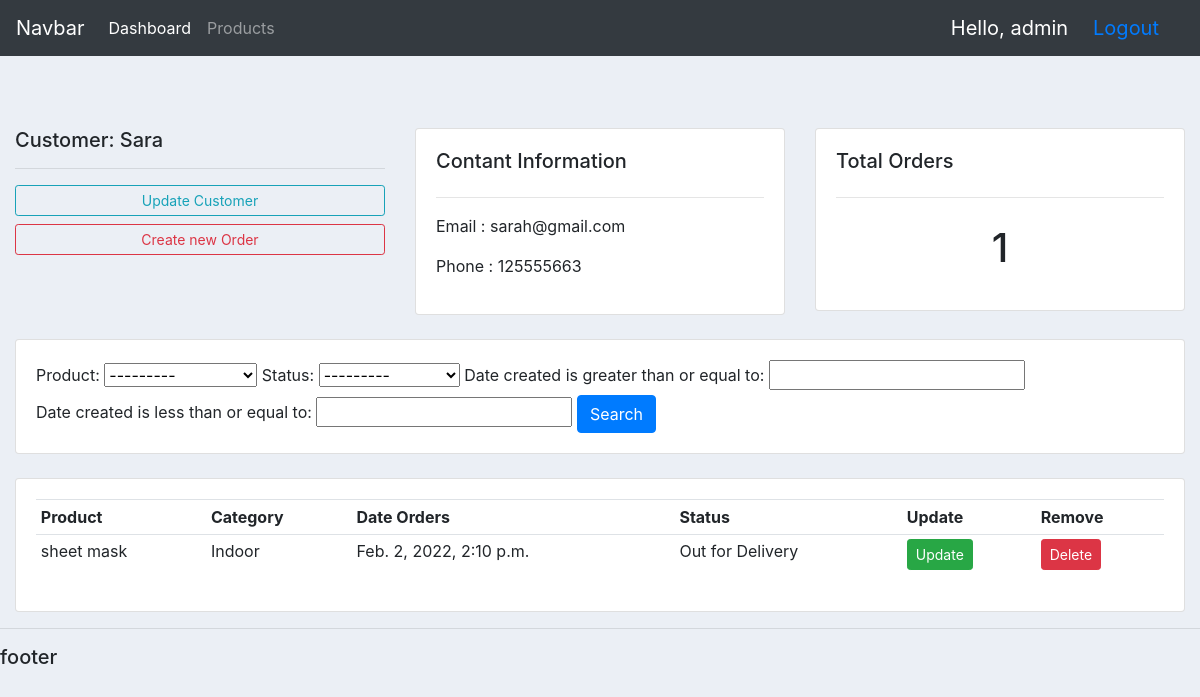
The app's page /customer/1/ (signed in) with its own data.
### cus_manage_app/models.py (models this page shows, shortened)
class Customer(models.Model):
    user = models.OneToOneField(User, blank=True, null=True, on_delete=models.CASCADE)
    name = models.CharField(max_length=200, null=True)
    email = models.CharField(max_length=200, null=True)
    phone = models.CharField(max_length=200, null=True)
    profile_img = models.ImageField(null=True,default='default_img.jpeg', blank=True)
    date_created = models.DateTimeField(auto_now_add=True, null=True)

class Order(models.Model):
    STATUS = (
        ('Pending', 'Pending'),
        ('Out for Delivery', 'Out for Delivery'),
        ('Delivered', 'Delivered')
    )
    customer = models.ForeignKey(Customer, null=True, on_delete=models.SET_NULL)
    product = models.ForeignKey(Product, null=True, on_delete=models.SET_NULL)
    date_created = models.DateTimeField(auto_now_add=True, null=True)
    status = models.CharField(max_length=200, null=True, choices=STATUS)

class Product(models.Model):
    CATEGORY = (
        ('Indoor', 'Indoor'),
        ('Outdoor', 'Outdoor')
    )
    name = models.CharField(max_length=200, null=True)
    price = models.FloatField(max_length=20, null=True)
    category = models.CharField(max_length=200, null=True, choices=CATEGORY)
    description = models.CharField(max_length=200, null=True, blank=True)
    date_created = models.DateTimeField(auto_now_add=True, null=True)
    tag = models.ManyToManyField(Tag)
    def __str__(self):
        return self.name

### cus_manage_app/decorators.py (the view)
        def wrapper_func(request, *args, **kwargs):
            group = None
            if request.user.groups.exists():
                group = request.user.groups.all()[0].name
            if group in allowed_roles:
                return view_function(request, *args, **kwargs)
            else:
                return HttpResponse('You are not authorised to view this page')

### cus_manage_app/views.py (called while the page is built)
@login_required(login_url='login')
@allowed_users(allowed_roles=['admin'])
def customer(request, pk):
    customer = Customer.objects.get(id=pk)
    orders = customer.order_set.all()
    order_count = orders.count()
    myFilter = OrderFilter(request.GET, queryset=orders)
    orders = myFilter.qs
    context = {
        'customer': customer,
        'orders': orders,
        'order_count': order_count,
        'myFilter':  myFilter
        }
    return render(request, 'customer.html', context)

### cus_manage_app/templates/customer.html
{% extends 'base.html' %}
{% block content %}
<br>
<div class="row">
    <div class="col-md">
        <h5>Customer: {{customer.name}}</h5>
        <hr>
        <a class="btn btn-outline-info btn-sm btn-block" href="">Update Customer</a>
        <a class="btn btn-outline-danger btn-sm btn-block" href="{% url 'create_order' customer.id %}">Create new Order</a>
    </div>
    <div class="col-md">
        <div class="card card-body">
            <h5>Contant Information</h5>
            <hr>
            <p>Email : {{customer.email}}</p>
            <p>Phone : {{customer.phone}}</p>
        </div>
    </div>
    <div class="col-md">
        <div class="card card-body">
            <h5>Total Orders</h5>
            <hr>
            <h1 style="text-align: center; padding: 10px;">{{order_count}}</h1>
        </div>
    </div>
</div>
<br>
<div class="row">
    <div class="col">
        <div class="card card-body">
            <form method="get">
                {{myFilter.form}}
                <button class="btn btn-primary">Search</button>
            </form>
        </div>
    </div>
</div>
<br>
<div class="row">
    <div class="col-md">
        <div class="card card-body">
            <table class="table table-sm">
                <tr>
                    <th>Product</th>
                    <th>Category</th>
                    <th>Date Orders</th>
                    <th>Status</th>
                    <th>Update</th>
                    <th>Remove</th>
                </tr>
                {% for i in orders %}
                    <tr>
                        <td>{{i.product}}</td>
                        <td>{{i.product.category}}</td>
                        <td>{{i.date_created}}</td>
                        <td>{{i.status}}</td>
                        <td><a class="btn btn-sm btn-success" href="{% url 'update_order' i.id %}">Update</a></td>
                        <td><a class="btn btn-sm btn-danger" href="{% url 'delete_order' i.id %}">Delete</a></td>
                    </tr>
                {% endfor %}
            </table>
        </div>
    </div>
</div>
{% endblock %}

### cus_manage_app/templates/navbar.html (shortened to what this page needs)
{% load static %}
<nav class="navbar navbar-expand-lg navbar-dark bg-dark">
    <a class="navbar-brand" href="#">Navbar</a>
    <div class="collapse navbar-collapse" id="navbarNav">
      <ul class="navbar-nav">
        {% if request.user.is_staff %}
        <li class="nav-item active">
          <a class="nav-link" href="{% url 'home' %}">Dashboard <span class="sr-only">(current)</span></a>
        </li>
        <li class="nav-item">
          <a class="nav-link" href="{% url 'products' %}">Products</a>
        </li>
        {% else %}
        <li class="nav-item">
          <a class="nav-link" href="{% url 'user-profile' %}">Settings</a>
        </li>
        {% endif %}
      </ul>
    </div>
    <span class="dashboard-username">Hello, {{request.user}} </span>
    <br>
    <span class="dashboard-username"><a href="{% url 'logout' %}">Logout</a></span>
  </nav>

### static/css/main.css (style rules this page uses)
body { background-color: #ebeff5; }

### cus_manage_app/templates/navbar.html (style rules this page uses)
.dashboard-username { color: white; margin-right: 25px; font-size: 20px; }

### records on screen
Customer: name "Sara", email "sarah@gmail.com", phone "125555663"
Order: product "sheet mask", product.category "Indoor", date_created "Feb. 2, 2022, 2:10 p.m.", status "Out for Delivery"

### other values on screen
{{ request.user }} "admin"
{{ order_count }} "1"
